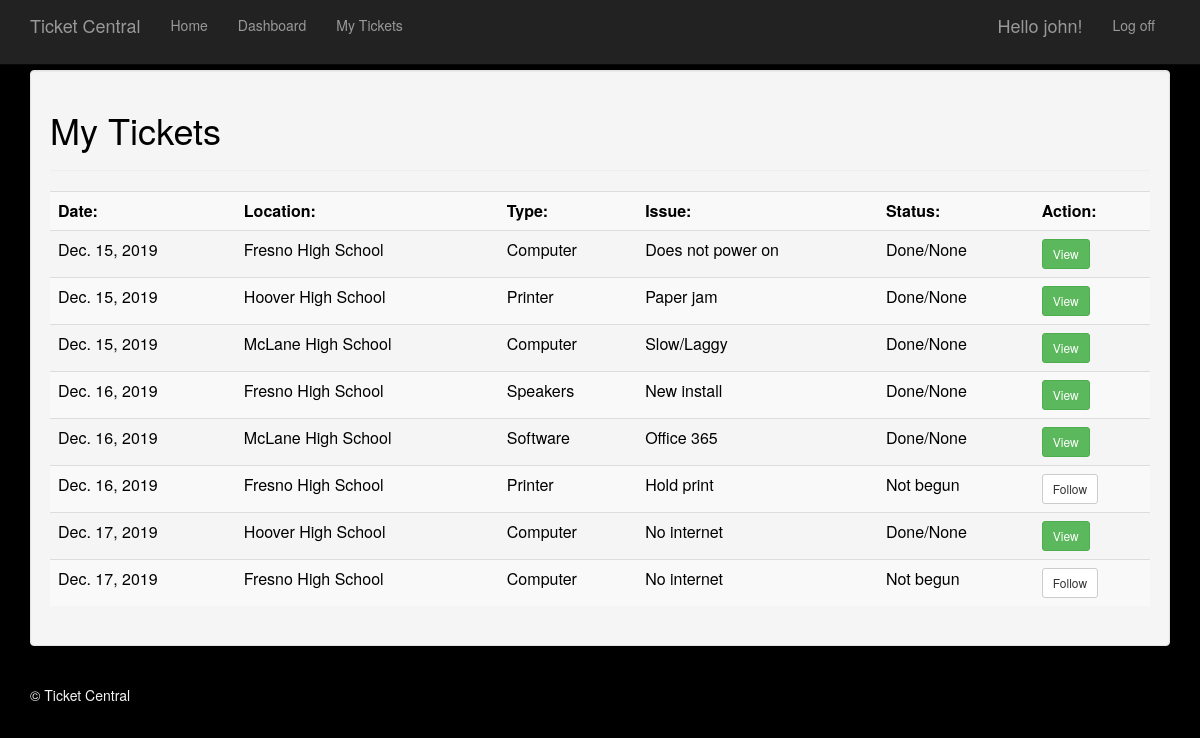
Page /mytickets (signed in) on the committed database.
### app/models.py (models this page shows, shortened)
class Ticket(models.Model):
    status_choice = (
        ('Active','Active'),
        ('Done','Done'),
        ('In-progress','In-progress'),
        )
    level = (
        ('Low','Low'),
        ('Med','Med'),
        ('High','High'),
        )
    contact_method = (('Email','Email'),('Text','Text'),('Phone','Phone'),)
    affected_num = (('1','1'),('2','2'),('3','3'),('4','4'),('5','5'),)
    custID = models.ForeignKey(Customer)
    userID = models.ForeignKey(User)
    ticketID = models.ForeignKey(Ticket_code)
    ticket_created = models.DateField(default=datetime.now)
    ticket_completed = models.DateField(null=True)
    ticket_fix = models.TextField(max_length = 500, null=True)
    description = models.TextField(max_length = 500)
    severity = models.CharField(max_length = 20, choices=level, default="Low")
    room_num = models.CharField(max_length = 20, null=True)
    contact = models.CharField(max_length = 25, null=True)
    contact_method = models.CharField(max_length = 14, null=True,default='Email',choices = contact_method)
    aff_work = models.CharField(max_length = 20, default="Low",choices=level)
    aff_num = models.CharField(max_length = 20, default="1",choices=affected_num)
    status = models.CharField(max_length = 25, default="Not begun",choices = status_choice ,help_text = 'Please enter Active, Resolved or In-progress')
    document = models.FileField(upload_to='documents/',null=True,blank=True)

class Customer(models.Model):
    cust_name = models.CharField(max_length = 25)
    cust_address = models.CharField(max_length = 100, help_text = 'Enter street number and name only')
    cust_city = models.CharField(max_length = 100)
    cust_state = models.CharField(max_length = 2, help_text = 'Please type the abbreviation for your state')
    cust_zip = models.CharField(max_length = 5)
    cust_tech = models.ForeignKey(User)

class Ticket_code(models.Model):
    description = models.TextField(max_length = 500)
    t_type = models.ForeignKey(Ticket_type)

class Ticket_type(models.Model):
    type = models.CharField(max_length = 25)

### app/views.py (the view)
# urls.py: url(r'^mytickets$', app.views.mytickets, name='mytickets'),
def mytickets(request):
    assert isinstance(request, HttpRequest)
    id = request.user
    my_tickets = Ticket.objects.filter(userID=id)
    return render(request,'app/mytickets.html',{'my_tickets':my_tickets})

### app/templates/app/mytickets.html
﻿{% extends "app/layout.html" %}
{% block content %}
<div class="well">
    <h1>My Tickets</h1>
    <hr />
<table class="table table-striped">
    <tr>
        <th>Date:</th>
        <th>Location:</th>
        <th>Type:</th>
        <th>Issue:</th>
        <th>Status:</th>
        <th>Action:</th>
    </tr>
{% for ticket in my_tickets %}
    <tr>
        <td>{{ ticket.ticket_created }}</td>
        <td>{{ ticket.custID.cust_name }}</td>
        <td>{{ ticket.ticketID.t_type.type }}</td>
        <td>{{ ticket.ticketID.description }}</td>
        {% if ticket.status == "Done" %}
            <td>{{ ticket.status }}/{{ ticket.ticket_completed}}</td>
            <td><a href="#" class="btn btn-success btn-sm">View</a></td>
        {% else %}
            <td>{{ ticket.status }}</td>
            <td><a href="#" class="btn btn-default btn-sm">Follow</a></td>
        {% endif %}
    </tr>
{% endfor %}
</table>
    </div>
{% endblock %}

### app/templates/app/loginpartial.html (shortened to what this page needs)
{% if user.is_authenticated %}
<form id="logoutForm" action="/logout" method="post" class="navbar-right">
    <ul class="nav navbar-nav navbar-right">
        <li><span class="navbar-brand">Hello {{ user.username }}!</span></li>
        <li><a href="javascript:document.getElementById('logoutForm').submit()">Log off</a></li>
    </ul>
</form>
{% else %}
<ul class="nav navbar-nav navbar-right">
    <li><a href="{% url 'login' %}">Log in</a></li>
</ul>
{% endif %}

### app/static/app/content/site.css (style rules this page uses)
body { padding-top: 50px; padding-bottom: 20px; background-image: url("https://images.unsplash.com/photo-1461749280684-dccba630e2f6?ixlib=rb-1.2.1&ixid=eyJhcHBfaWQiOjEyMDd9&auto=format&fit=crop&w=600&q=60"); background-repeat: no-repeat; background-size: 100%; color: black; background-color: black; }

### rows in the picture
Ticket: ticket_created "Dec. 15, 2019", custID.cust_name "Fresno High School", ticketID.t_type.type "Computer", ticketID.description "Does not power on", status "Done", ticket_completed "None"
Ticket: ticket_created "Dec. 15, 2019", custID.cust_name "Hoover High School", ticketID.t_type.type "Printer", ticketID.description "Paper jam", status "Done", ticket_completed "None"
Ticket: ticket_created "Dec. 15, 2019", custID.cust_name "McLane High School", ticketID.t_type.type "Computer", ticketID.description "Slow/Laggy", status "Done", ticket_completed "None"
Ticket: ticket_created "Dec. 16, 2019", custID.cust_name "Fresno High School", ticketID.t_type.type "Speakers", ticketID.description "New install", status "Done", ticket_completed "None"
Ticket: ticket_created "Dec. 16, 2019", custID.cust_name "McLane High School", ticketID.t_type.type "Software", ticketID.description "Office 365", status "Done", ticket_completed "None"
Ticket: ticket_created "Dec. 16, 2019", custID.cust_name "Fresno High School", ticketID.t_type.type "Printer", ticketID.description "Hold print", status "Not begun"
Ticket: ticket_created "Dec. 17, 2019", custID.cust_name "Hoover High School", ticketID.t_type.type "Computer", ticketID.description "No internet", status "Done", ticket_completed "None"
Ticket: ticket_created "Dec. 17, 2019", custID.cust_name "Fresno High School", ticketID.t_type.type "Computer", ticketID.description "No internet", status "Not begun"

### other values in the picture
{{ user.username }} "john"
